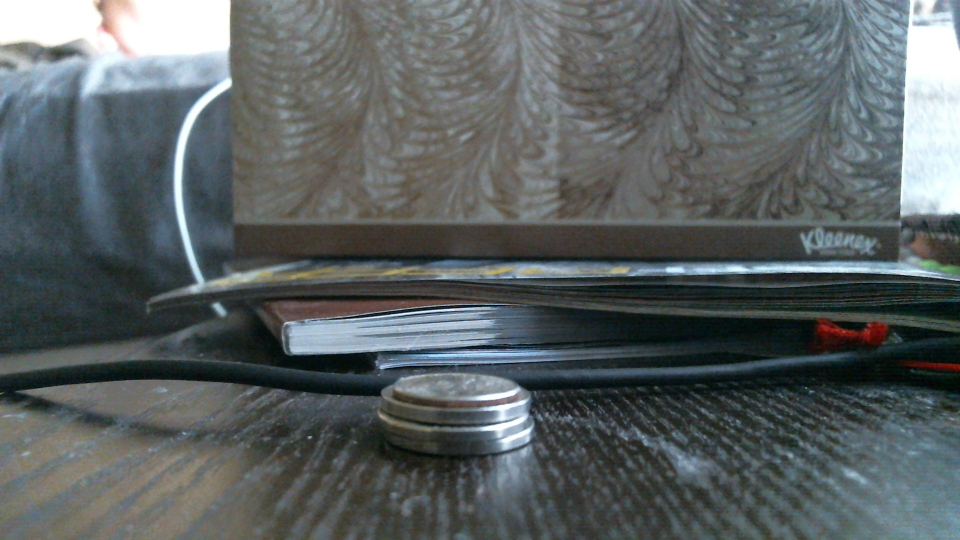
//> input picture Learning OpenCV 3/Learning OpenCV 3/BackSubtractTestCompare/Picture 16.jpg, 1920 x 1080 px, given in place of the camera (shown at 1/2 size)
$ ./CaptureCamStream   (built with g++ and OpenCV 4)
//> lines starting //> are read from the running program, lines starting //| are printed output that depends on the picture; after the words box and inside, x2 and y2 are one past the last pixel; in counts of white or black regions, pixels touching at a corner belong together; pictures that were not available may be replaced by others from this repository, and a replacement may not be noted
#include "opencv2/highgui/highgui.hpp"
#include <opencv2\imgproc\imgproc.hpp>
#include <iostream>

using namespace cv;
using namespace std;

int main(int argc, char* argv[])
{
	VideoCapture cap(0); // open the video camera no. 0
	int i = 1;
	int poo = 0;
	int blinker = 0; //switches which assignment is blinking

	//Text Strings
	char str1[200];
	char str2[200];
	char str3[200];
	char str4[200];
	char str5[200];
	char str6[200];

	sprintf(str1, "Assignments:");
	sprintf(str2, "___________");
	sprintf(str3, "Press the 'a' button");
	sprintf(str4, "Press the 'b' button");
	sprintf(str5, "Press the 'c' button");
	sprintf(str6, "Celebration Sequence Initiate");
	if (!cap.isOpened())  // if not success, exit program
	{
		cout << "Cannot open the video cam" << endl;
		return -1;
	}

	double dWidth = cap.get(CV_CAP_PROP_FRAME_WIDTH); //get the width of frames of the video
	double dHeight = cap.get(CV_CAP_PROP_FRAME_HEIGHT); //get the height of frames of the video

	cout << "Frame size : " << dWidth << " x " << dHeight << endl;

	namedWindow("MyVideo", CV_WINDOW_AUTOSIZE); //create a window called "MyVideo"

	while (1)
	{
		Mat in,frame;

		bool bSuccess = cap.read(in); // read a new frame from video
//> in is the input picture: 1080 rows x 1920 cols, CV_8UC3; mean B, G, R 97.9, 97, 90.4

		if (!bSuccess) //if not success, break loop
		{
			cout << "Cannot read a frame from video stream" << endl;
			return 2;
		}

		cv::cvtColor(in, frame, CV_BGR2BGRA);
		// [10 lines of commented-out code are left out]
		double alpha = 0.3;
		double beta = 0.7;
		Mat alp, tmp, dst;
		Mat img = imread("Batterysmall.png");

		cvtColor(img, tmp, CV_BGR2GRAY);
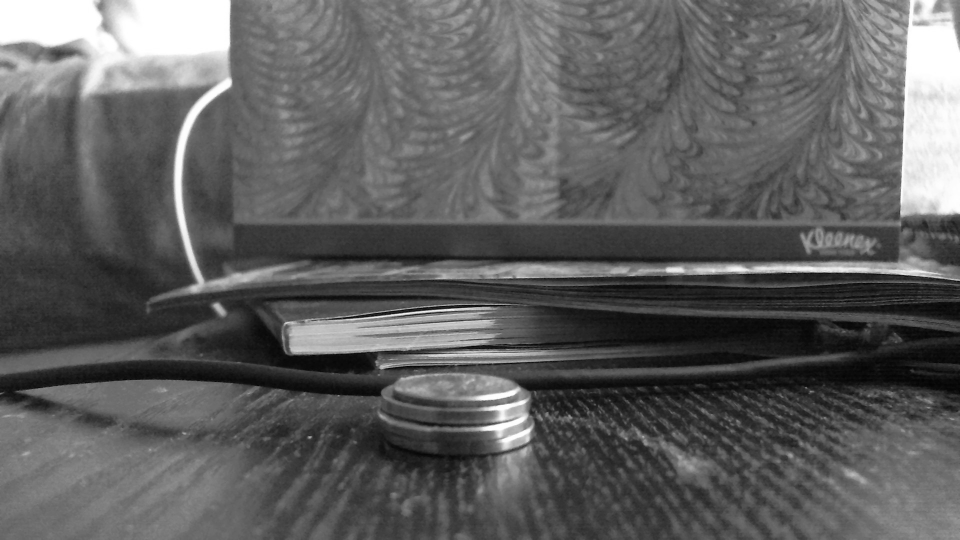
//> tmp: 1080 rows x 1920 cols, CV_8UC1 (shown at 1/2 size); min 0, max 255, mean 95.2
		threshold(tmp, alp, 100, 255, THRESH_BINARY);
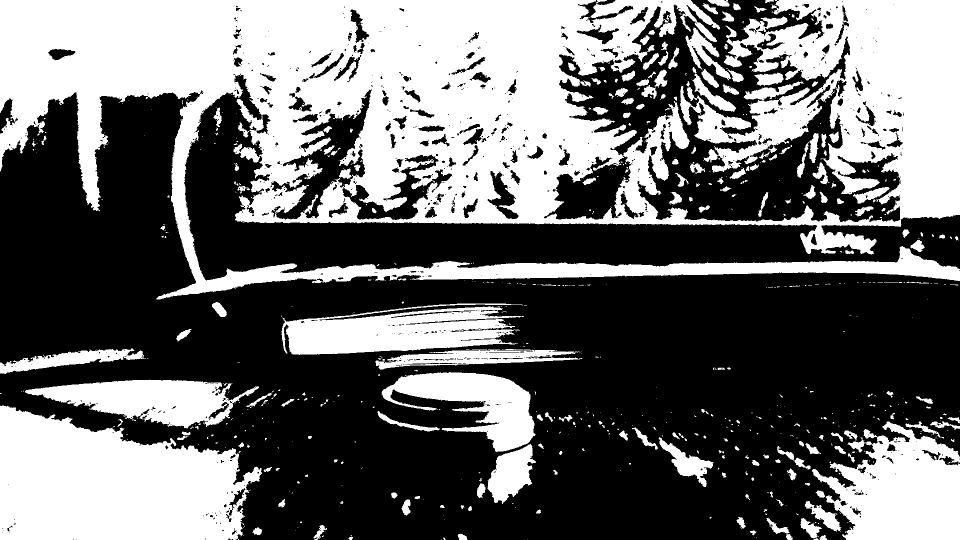
//> alp: 1080 rows x 1920 cols, CV_8UC1 (shown at 1/2 size); 42.7% white; 771 white regions (552 under 20 px), largest, box (x1, y1, x2, y2) and area: (0, 0, 1920, 599) 592764, (0, 811, 524, 1080) 102802, (1624, 843, 1920, 1080) 44870

		Mat rgb[3];
		split(img, rgb);
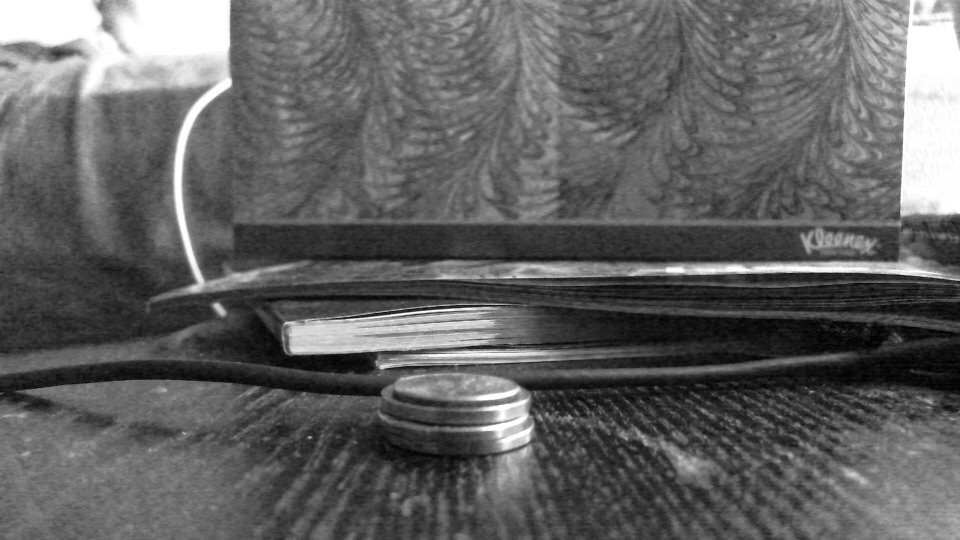
//> rgb[0]: 1080 rows x 1920 cols, CV_8UC1 (shown at 1/2 size); min 0, max 255, mean 97.9

		Mat rgba[4] = { rgb[0], rgb[1], rgb[2], alp };
		merge(rgba, 4, dst); //at this point the image has a transparent background

		//imwrite("dst.png", dst);
		//Mat poo = imread("Battery.png");

		Size ss = dst.size();
//> ss = Size(1920, 1080)
		Size s = img.size();
//> s = Size(1920, 1080)
		//i = i + 2;
		//if (i >= (dWidth - ss.width - 20)) { i = 0; }
//> (the run ends here: the program stops with an error, at `Mat roi = frame(Rect(i, 0, ss.width, ss.height));`)
